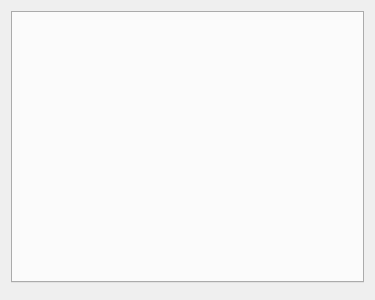
<?xml version="1.0" encoding="UTF-8"?>
<ui version="4.0">
 <class>vcl::qt::MeshRenderSettingsFrame</class>
 <widget class="QFrame" name="vcl::qt::MeshRenderSettingsFrame">
  <property name="geometry">
   <rect>
    <x>0</x>
    <y>0</y>
    <width>375</width>
    <height>300</height>
   </rect>
  </property>
  <property name="sizePolicy">
   <sizepolicy hsizetype="Preferred" vsizetype="Minimum">
    <horstretch>0</horstretch>
    <verstretch>0</verstretch>
   </sizepolicy>
  </property>
  <property name="windowTitle">
   <string>Frame</string>
  </property>
  <layout class="QGridLayout" name="gridLayout">
   <item row="0" column="0">
    <widget class="QTabWidget" name="tabWidget">
     <property name="currentIndex">
      <number>-1</number>
     </property>
    </widget>
   </item>
   <item row="1" column="0">
    <widget class="vcl::qt::CrossSectionSettingsFrame" name="crossSectionFrame">
     <property name="frameShape">
      <enum>QFrame::Shape::NoFrame</enum>
     </property>
     <property name="frameShadow">
      <enum>QFrame::Shadow::Plain</enum>
     </property>
    </widget>
   </item>
  </layout>
 </widget>
 <customwidgets>
  <customwidget>
   <class>vcl::qt::CrossSectionSettingsFrame</class>
   <extends>QFrame</extends>
   <header>vclib/qt/gui/mesh_render_settings_frame/cross_section_settings_frame.h</header>
   <container>1</container>
  </customwidget>
 </customwidgets>
 <resources/>
 <connections/>
</ui>
